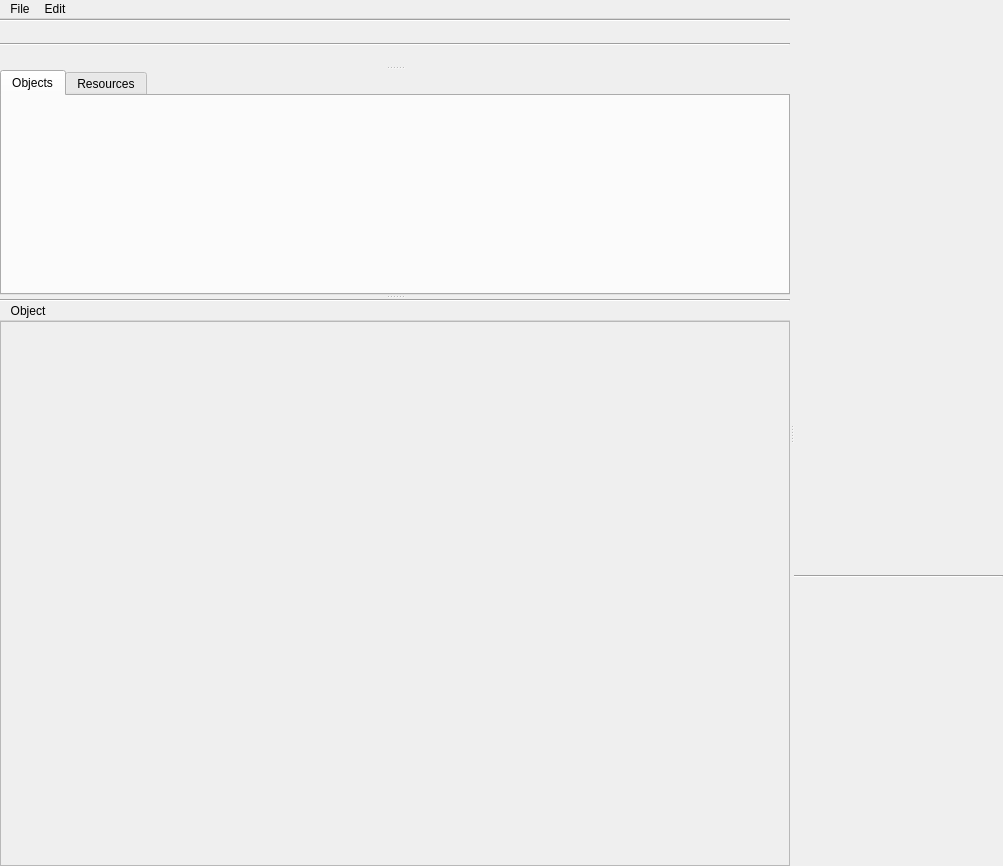
<?xml version="1.0" encoding="UTF-8"?>
<ui version="4.0">
 <class>Window</class>
 <widget class="QMainWindow" name="Window">
  <property name="geometry">
   <rect>
    <x>0</x>
    <y>0</y>
    <width>1003</width>
    <height>866</height>
   </rect>
  </property>
  <property name="windowTitle">
   <string>MainWindow</string>
  </property>
  <widget class="QWidget" name="centralwidget">
   <layout class="QVBoxLayout" name="verticalLayout_5">
    <property name="margin">
     <number>0</number>
    </property>
    <item>
     <widget class="QSplitter" name="splitter_2">
      <property name="orientation">
       <enum>Qt::Horizontal</enum>
      </property>
      <widget class="QWidget" name="layoutWidget">
       <layout class="QVBoxLayout" name="verticalLayout_3">
        <property name="spacing">
         <number>0</number>
        </property>
        <item>
         <widget class="QMenuBar" name="menuBar">
          <widget class="QMenu" name="menuFile">
           <property name="title">
            <string>File</string>
           </property>
           <addaction name="actionNew_Window"/>
           <addaction name="actionQuit"/>
          </widget>
          <widget class="QMenu" name="menuEdit">
           <property name="title">
            <string>Edit</string>
           </property>
           <addaction name="actionUndo"/>
           <addaction name="actionRedo"/>
          </widget>
          <addaction name="menuFile"/>
          <addaction name="menuEdit"/>
         </widget>
        </item>
        <item>
         <widget class="QWidget" name="fileIconGroup" native="true"/>
        </item>
        <item>
         <widget class="QSplitter" name="splitter">
          <property name="orientation">
           <enum>Qt::Vertical</enum>
          </property>
          <widget class="QWidget" name="layoutWidget2">
           <layout class="QVBoxLayout" name="verticalLayout">
            <property name="spacing">
             <number>0</number>
            </property>
            <item>
             <widget class="Line" name="line">
              <property name="orientation">
               <enum>Qt::Horizontal</enum>
              </property>
             </widget>
            </item>
            <item>
             <widget class="QWidget" name="navigatorView" native="true"/>
            </item>
            <item>
             <widget class="Line" name="line_2">
              <property name="orientation">
               <enum>Qt::Horizontal</enum>
              </property>
             </widget>
            </item>
            <item>
             <widget class="QWidget" name="zoomIconGroup" native="true"/>
            </item>
           </layout>
          </widget>
          <widget class="QTabWidget" name="objectResourceTabView">
           <property name="currentIndex">
            <number>0</number>
           </property>
           <widget class="QWidget" name="objectsTab">
            <attribute name="title">
             <string>Objects</string>
            </attribute>
           </widget>
           <widget class="QWidget" name="resourcesTab">
            <attribute name="title">
             <string>Resources</string>
            </attribute>
           </widget>
          </widget>
          <widget class="QWidget" name="layoutWidget3">
           <layout class="QVBoxLayout" name="verticalLayout_2">
            <property name="spacing">
             <number>0</number>
            </property>
            <item>
             <widget class="Line" name="line_3">
              <property name="orientation">
               <enum>Qt::Horizontal</enum>
              </property>
             </widget>
            </item>
            <item>
             <widget class="QMenuBar" name="propertyMenuBar">
              <widget class="QMenu" name="menuObject">
               <property name="title">
                <string>Object</string>
               </property>
              </widget>
              <addaction name="menuObject"/>
             </widget>
            </item>
            <item>
             <widget class="QScrollArea" name="inspectorScrollView">
              <property name="widgetResizable">
               <bool>true</bool>
              </property>
              <widget class="QWidget" name="scrollAreaWidgetContents">
               <property name="geometry">
                <rect>
                 <x>0</x>
                 <y>0</y>
                 <width>821</width>
                 <height>490</height>
                </rect>
               </property>
              </widget>
             </widget>
            </item>
           </layout>
          </widget>
         </widget>
        </item>
       </layout>
      </widget>
      <widget class="QWidget" name="layoutWidget">
       <layout class="QVBoxLayout" name="verticalLayout_4">
        <property name="spacing">
         <number>0</number>
        </property>
        <item>
         <widget class="QWidget" name="toolConfigView" native="true"/>
        </item>
        <item>
         <layout class="QHBoxLayout" name="horizontalLayout">
          <property name="spacing">
           <number>0</number>
          </property>
          <item>
           <widget class="QWidget" name="toolIconControl" native="true"/>
          </item>
          <item>
           <spacer name="horizontalSpacer">
            <property name="orientation">
             <enum>Qt::Horizontal</enum>
            </property>
            <property name="sizeHint" stdset="0">
             <size>
              <width>40</width>
              <height>20</height>
             </size>
            </property>
           </spacer>
          </item>
          <item>
           <widget class="QWidget" name="undoIconControl" native="true"/>
          </item>
         </layout>
        </item>
        <item>
         <widget class="Line" name="line_4">
          <property name="orientation">
           <enum>Qt::Horizontal</enum>
          </property>
         </widget>
        </item>
        <item>
         <widget class="CanvasView" name="canvasView" native="true"/>
        </item>
       </layout>
      </widget>
     </widget>
    </item>
   </layout>
  </widget>
  <action name="actionNew_Window">
   <property name="text">
    <string>New Window</string>
   </property>
  </action>
  <action name="actionQuit">
   <property name="text">
    <string>Quit</string>
   </property>
  </action>
  <action name="actionUndo">
   <property name="text">
    <string>Undo</string>
   </property>
  </action>
  <action name="actionRedo">
   <property name="text">
    <string>Redo</string>
   </property>
  </action>
 </widget>
 <customwidgets>
  <customwidget>
   <class>CanvasView</class>
   <extends>QWidget</extends>
   <header>CanvasView.h</header>
   <container>1</container>
  </customwidget>
 </customwidgets>
 <resources/>
 <connections/>
</ui>
